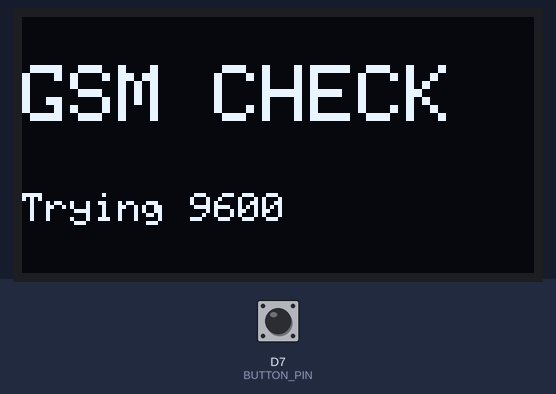
Recording of a sketch running on a simulated ESP8266 (NodeMCU). Shown: 128×64 one-colour display. The test bench sets the inputs (shaded band); at power-on: D7 (BUTTON_PIN) HIGH. What the sketch prints to the serial monitor is not drawn.

Above: at 1.1 s.
At 7.2 s:
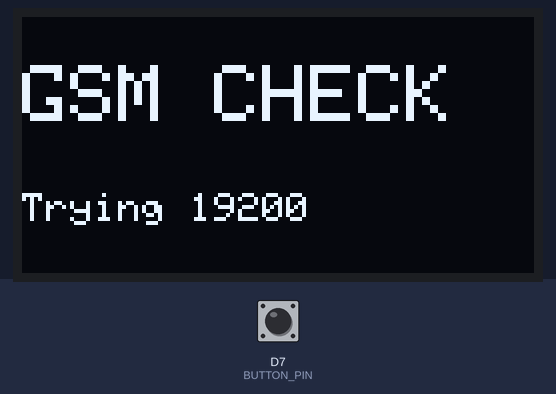
9.9 s: D7 (BUTTON_PIN) pulled LOW for 0.15 s
At 12.7 s:
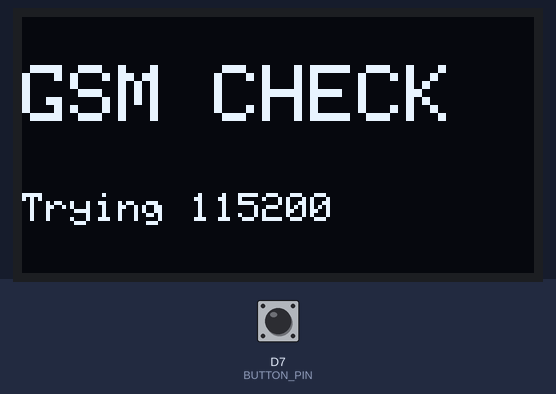
Timing chart, 0 to 14.2 s (numbered marks = the images above; inputs shaded):
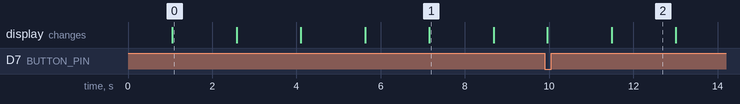

The sketch:

GSM_Emergency_Button.ino
```cpp
#include <Wire.h>
#include <Adafruit_GFX.h>
#include <Adafruit_SSD1306.h>

#define SCREEN_WIDTH 128
#define SCREEN_HEIGHT 64
#define OLED_RESET -1

#define BUTTON_PIN D7
#define OLED_SCL D1
#define OLED_SDA D2

// ESP8266 TX -> SIM RX and ESP8266 RX <- SIM TX.
// This version only checks GSM status; it does not send an SMS.

Adafruit_SSD1306 display(SCREEN_WIDTH, SCREEN_HEIGHT, &Wire, OLED_RESET);
bool buttonWasPressed = false;
unsigned long lastGsmCheck = 0;
const unsigned long GSM_CHECK_INTERVAL = 10000;
const unsigned long GSM_BAUD_RATES[] = {9600, 115200, 57600, 38400, 19200};
unsigned long gsmBaudRate = 0;

void showScreen(const char *line1, const char *line2 = "") {
  display.clearDisplay();
  display.setTextColor(SSD1306_WHITE);
  display.setTextSize(2);
  display.setCursor(0, 12);
  display.println(line1);
  display.setTextSize(1);
  display.setCursor(0, 44);
  display.println(line2);
  display.display();
}

String sendAtCommand(const char *command, unsigned long timeoutMs) {
  while (Serial.available()) {
    Serial.read();
  }

  Serial.println(command);
  String response;
  const unsigned long startedAt = millis();

  while (millis() - startedAt < timeoutMs) {
    while (Serial.available()) {
      response += static_cast<char>(Serial.read());
    }
    yield();
  }

  return response;
}

bool isRegistered(const String &response) {
  return response.indexOf(",1") >= 0 || response.indexOf(",5") >= 0;
}

int signalStrength(const String &response) {
  const int marker = response.indexOf("+CSQ: ");
  if (marker < 0) {
    return -1;
  }

  const int valueStart = marker + 6;
  const int valueEnd = response.indexOf(',', valueStart);
  if (valueEnd < valueStart) {
    return -1;
  }
  return response.substring(valueStart, valueEnd).toInt();
}

bool connectToGsm() {
  for (unsigned int i = 0; i < sizeof(GSM_BAUD_RATES) / sizeof(GSM_BAUD_RATES[0]); i++) {
    const unsigned long baudRate = GSM_BAUD_RATES[i];
    String status = "Trying ";
    status += baudRate;
    showScreen("GSM CHECK", status.c_str());

    Serial.begin(baudRate);
    delay(300);
    const String response = sendAtCommand("AT", 1200);

    if (response.indexOf("OK") >= 0) {
      gsmBaudRate = baudRate;
      return true;
    }
  }

  gsmBaudRate = 0;
  return false;
}

void checkGsm() {
  if (gsmBaudRate == 0 && !connectToGsm()) {
    showScreen("GSM ERROR", "Check power/RX/TX");
    return;
  }

  const String networkResponse = sendAtCommand("AT+CREG?", 1500);
  const String signalResponse = sendAtCommand("AT+CSQ", 1500);
  const bool registered = isRegistered(networkResponse);
  const int signal = signalStrength(signalResponse);

  if (!registered) {
    showScreen("GSM READY", "Network: waiting");
    return;
  }

  String status = "Net OK ";
  status += gsmBaudRate;
  if (signal >= 0 && signal != 99) {
    status += " S:";
    status += signal;
  }
  showScreen("GSM READY", status.c_str());
}

void setup() {
  pinMode(BUTTON_PIN, INPUT_PULLUP);

  // D2 is SDA and D1 is SCL for the OLED.
  Wire.begin(OLED_SDA, OLED_SCL);

  if (!display.begin(SSD1306_SWITCHCAPVCC, 0x3C)) {
    while (true) {
      delay(1000);
    }
  }

  // Serial uses the ESP8266 hardware UART: TX=GPIO1, RX=GPIO3.
  // connectToGsm() selects the module's baud rate.
  delay(1000);
  checkGsm();
  lastGsmCheck = millis();
}

void loop() {
  const bool pressed = digitalRead(BUTTON_PIN) == LOW;

  if (pressed && !buttonWasPressed) {
    checkGsm();
    lastGsmCheck = millis();
  }
  buttonWasPressed = pressed;

  if (millis() - lastGsmCheck >= GSM_CHECK_INTERVAL) {
    checkGsm();
    lastGsmCheck = millis();
  }

  delay(50);
}
```

Measured:
- what the display in image 0 shows lasts 1.5 s, from 1.1 s to 2.6 s
